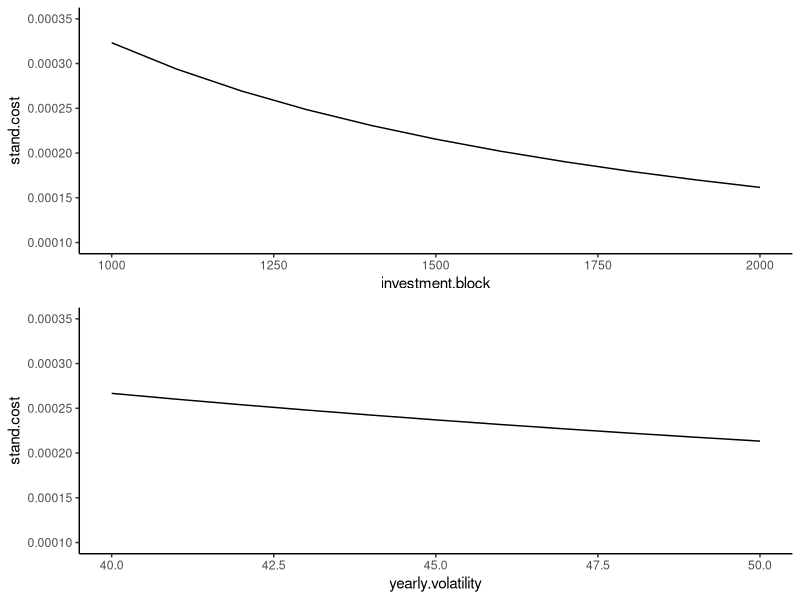

This figure's R source:
## ---- chunk 1
library(tidyverse)
theme_set(theme_classic())
## ---- chunk 2
#| code-fold: true
#| code-summary: "Code for the graph"
f.standardized.cost = function(inv.block, exp.cost, yearly.vol){
  2*exp.cost/(yearly.vol*inv.block)
}

df1 = data.frame(investment.block = seq(1000,2000,by=100), yearly.volatility = 49.5, expected.cost = 8) %>%
  rowwise() %>%
  mutate(stand.cost = f.standardized.cost(investment.block, expected.cost, yearly.volatility))

df2 = data.frame(investment.block = 1500, yearly.volatility = seq(40,50,by=1), expected.cost = 8) %>%
  rowwise() %>%
  mutate(stand.cost = f.standardized.cost(investment.block, expected.cost, yearly.volatility))

p1 = df1 %>%
  ggplot() +
  geom_line(aes(x=investment.block, y=stand.cost)) +
  coord_cartesian(ylim = c(0.0001,0.00035))
p2 = df2 %>%
  ggplot() +
  geom_line(aes(x=yearly.volatility, y=stand.cost)) +
  coord_cartesian(ylim = c(0.0001,0.00035))

gridExtra::grid.arrange(p1,p2)
## ---- chunk 3
capital = 1e5 
expected.SR = 0.5
annual.vol = 0.1
daily.vol = annual.vol/sqrt(252)
annual.mean = expected.SR * annual.vol
daily.mean = annual.mean/252


ret.daily = ret.weekly = ret.monthly = ret.yearly = list()
for(i in 1:10000){
  ret.daily[[i]] = min(rnorm(20, mean = daily.mean, sd = daily.vol))
  ret.weekly[[i]] = min(rnorm(52, mean = daily.mean * 5, sd = daily.vol * sqrt(5)))
  ret.monthly[[i]] = min(rnorm(10*12, mean = daily.mean * 12, sd = daily.vol * sqrt(252)))
}
avg.daily.worst = do.call(rbind,ret.daily) %>% min()
avg.daily.worst * capital

avg.weekly.worst = do.call(rbind, lapply(ret.weekly, function(x) min(x))) %>% mean()
avg.monthly.worst = do.call(rbind, lapply(ret.monthly, function(x) min(x))) %>% mean()





